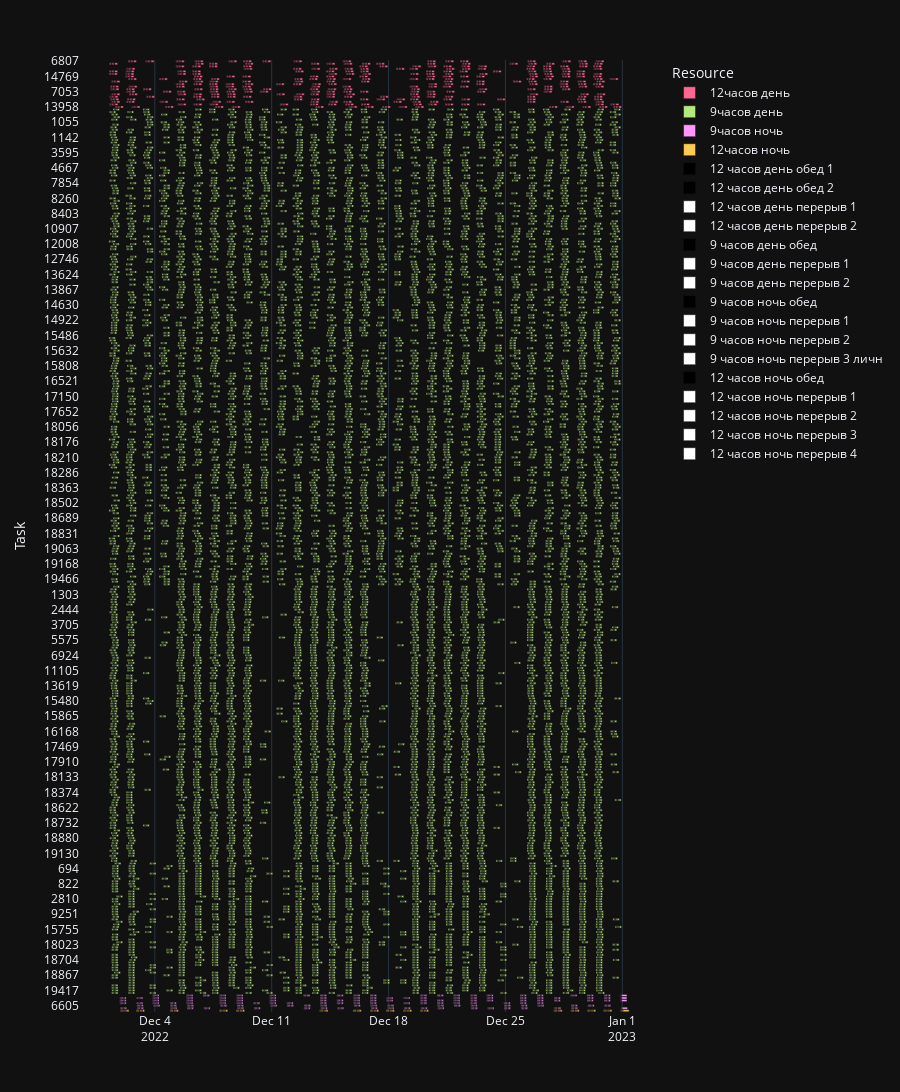

The code cell stored with this chart in its notebook:
### Code cell
df = pd.concat([df_shifts, df_breaks])
color_map = {
    '12 часов день обед 1': '#000000',
    '12 часов день обед 2': '#000000',
    '12 часов ночь обед': '#000000',
    '9 часов день обед': '#000000',
    '9 часов ночь обед': '#000000',
    '12 часов ночь перерыв 1': '#FFFFFF',
    '12 часов ночь перерыв 2': '#FFFFFF',
    '12 часов ночь перерыв 3': '#FFFFFF',
    '12 часов ночь перерыв 4': '#FFFFFF',
    '12 часов день перерыв 1': '#FFFFFF',
    '12 часов день перерыв 2': '#FFFFFF',
    '9 часов день перерыв 1': '#FFFFFF',
    '9 часов день перерыв 2': '#FFFFFF',
    '9 часов ночь перерыв 1': '#FFFFFF',
    '9 часов ночь перерыв 2': '#FFFFFF',
    '9 часов ночь перерыв 3 личн': '#FFFFFF'
}

fig = px.timeline(df, x_start="Start", x_end="Finish", y="Task", color="Resource", color_discrete_map = color_map, height = 10000)
fig.update_yaxes(autorange="reversed")
# fig.update_xaxes(rangeslider_visible=True)
fig.show()
